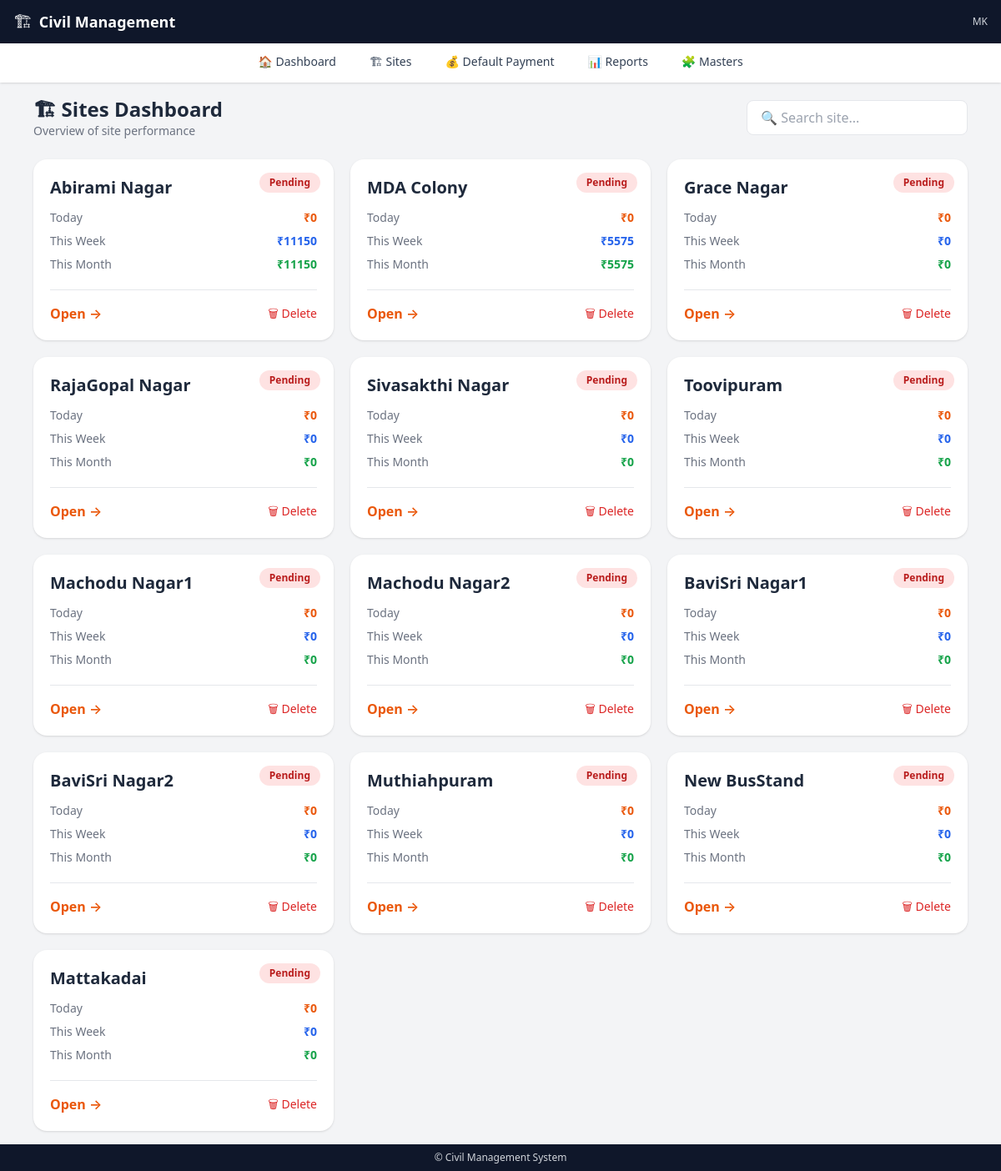
The page / on the database its author committed.
### civil_app/models.py (models this page shows, shortened)
class Site(models.Model):
    name = models.CharField(max_length=100)

### civil_app/views.py (the view)
# urls.py: path("", views.dashboard, name="dashboard"),
def dashboard(request):
    today = date.today()
    week_start = today - timedelta(days=today.weekday())
    sites = Site.objects.all()
    data = []
    for site in sites:
        civil_today = (
            CivilDailyWork.objects
            .filter(site=site, date=today)
            .aggregate(total=Sum("labour_amount") + Sum("material_amount"))
            ["total"] or 0
        )
        dept_today = (
            DepartmentWork.objects
            .filter(site=site, date=today)
            .aggregate(total=Sum("labour_amount") + Sum("material_amount"))
            ["total"] or 0
        )
        today_total = civil_today + dept_today
        civil_week = (
            CivilDailyWork.objects
            .filter(site=site, date__gte=week_start, date__lte=today)
            .aggregate(total=Sum("labour_amount") + Sum("material_amount"))
            ["total"] or 0
        )
        dept_week = (
            DepartmentWork.objects
            .filter(site=site, date__gte=week_start, date__lte=today)
            .aggregate(total=Sum("labour_amount") + Sum("material_amount"))
            ["total"] or 0
        )
        weekly_total = civil_week + dept_week
        civil_month = (
            CivilDailyWork.objects
            .filter(
                site=site,
                date__year=today.year,
                date__month=today.month
            )
            .aggregate(total=Sum("labour_amount") + Sum("material_amount"))
            ["total"] or 0
        )
        dept_month = (
            DepartmentWork.objects
            .filter(
                site=site,
                date__year=today.year,
                date__month=today.month
            )
            .aggregate(total=Sum("labour_amount") + Sum("material_amount"))
            ["total"] or 0
        )
        month_total = civil_month + dept_month
        status = "Done" if today_total > 0 else "Pending"
        data.append({
            "site": site,
            "today_total": today_total,
            "weekly_total": weekly_total,
            "month_total": month_total,
            "status": status,
        })
    return render(request, "dashboard.html", {
        "sites": data
    })

### civil_app/templates/dashboard.html (shortened to what this page needs)
{% extends 'base.html' %}
{% block content %}
<div class="flex flex-col sm:flex-row sm:items-center sm:justify-between mb-6">
  <div>
    <h2 class="text-2xl font-bold text-slate-800">🏗 Sites Dashboard</h2>
    <p class="text-sm text-gray-500">Overview of site performance</p>
  </div>
  <input
    id="siteSearch"
    placeholder="🔍 Search site..."
    class="border rounded-lg px-4 py-2 mt-3 sm:mt-0 focus:ring-2 focus:ring-orange-500"
    onkeyup="filterSites()">
</div>
<div id="siteGrid" class="grid grid-cols-1 sm:grid-cols-2 lg:grid-cols-3 gap-5">
{% for row in sites %}
<div class="site-card bg-white rounded-2xl shadow hover:shadow-xl transition p-5 relative"
     data-name="{{ row.site.name|lower }}">
  <span class="absolute top-4 right-4 text-xs font-semibold px-3 py-1 rounded-full
    {% if row.status == 'Done' %}
      bg-green-100 text-green-700
    {% else %}
      bg-red-100 text-red-700
    {% endif %}">
    {{ row.status }}
  </span>
  <h3 class="text-xl font-bold text-slate-800 mb-3">
    {{ row.site.name }}
  </h3>
  <div class="space-y-2 text-sm">
    <div class="flex justify-between">
      <span class="text-gray-500">Today</span>
      <span class="font-semibold text-orange-600">₹{{ row.today_total }}</span>
    </div>
    <div class="flex justify-between">
      <span class="text-gray-500">This Week</span>
      <span class="font-semibold text-blue-600">₹{{ row.weekly_total }}</span>
    </div>
    <div class="flex justify-between">
      <span class="text-gray-500">This Month</span>
      <span class="font-semibold text-green-600">₹{{ row.month_total }}</span>
    </div>
  </div>
  <div class="mt-5 flex justify-between items-center border-t pt-4">
    <a href="/site/{{ row.site.id }}/"
       class="text-orange-600 font-semibold hover:underline">
      Open →
    </a>
    <a href="/delete-site/{{ row.site.id }}/"
       onclick="return confirm('Delete this site?')"
       class="text-red-600 text-sm hover:underline">
      🗑 Delete
    </a>
  </div>
</div>
{% empty %}
<p class="col-span-full text-center text-gray-500">
  No sites available
</p>
{% endfor %}
</div>
{% endblock %}

### civil_app/templates/base.html (shortened to what this page needs)
<!DOCTYPE html>
<html lang="en">
<head>
  <script src="https://cdn.tailwindcss.com"></script>
</head>
<body class="bg-gray-100 min-h-screen flex flex-col">
  <header class="bg-slate-900 text-white px-4 py-3 flex items-center justify-between shadow">
    <div class="flex items-center gap-2">
      <span class="text-xl">🏗</span>
      <span class="font-bold text-lg">Civil Management</span>
    </div>
    <span class="text-xs text-gray-300">MK</span>
  </header>
  <nav class="bg-white shadow sticky top-0 z-20">
    <div class="max-w-6xl mx-auto px-2">
      <ul class="flex justify-between md:justify-center md:gap-6 text-sm font-medium">
        <li>
          <a href="/" class="nav-link">🏠 Dashboard</a>
        </li>
        <li>
          <a href="/sites/" class="nav-link">🏗 Sites</a>
        </li>
        <li>
          <a href="/default-payment/" class="nav-link">💰 Default Payment</a>
        </li>
        <li>
        <a href="{% url 'reports' %}" class="nav-link">📊 Reports</a>
        </li>
<li>        <a href="{% url 'masters' %}" class="nav-link">
  🧩 Masters
</a>
</li>
      </ul>
    </div>
  </nav>
  <main class="flex-1 max-w-6xl mx-auto w-full p-4">
    {% block content %}{% endblock %}
  </main>
  <footer class="bg-slate-900 text-gray-300 text-xs text-center py-2">
    © {{ now|date:"Y" }} Civil Management System
  </footer>
</body>
</html>

### civil_app/templates/base.html (style rules this page uses)
body { font-family: system-ui, -apple-system, BlinkMacSystemFont, "Segoe UI", sans-serif; }
.nav-link { display: inline-flex; align-items: center; padding: 0.75rem 0.5rem; border-bottom: 3px solid transparent; color: #334155; }

### rows shown on the page
Site: status "Pending", site.name "Abirami Nagar", today_total "0", weekly_total "11150", month_total "11150"
Site: status "Pending", site.name "MDA Colony", today_total "0", weekly_total "5575", month_total "5575"
Site: status "Pending", site.name "Grace Nagar", today_total "0", weekly_total "0", month_total "0"
Site: status "Pending", site.name "RajaGopal Nagar", today_total "0", weekly_total "0", month_total "0"
Site: status "Pending", site.name "Sivasakthi Nagar", today_total "0", weekly_total "0", month_total "0"
Site: status "Pending", site.name "Toovipuram", today_total "0", weekly_total "0", month_total "0"
Site: status "Pending", site.name "Machodu Nagar1", today_total "0", weekly_total "0", month_total "0"
Site: status "Pending", site.name "Machodu Nagar2", today_total "0", weekly_total "0", month_total "0"
Site: status "Pending", site.name "BaviSri Nagar1", today_total "0", weekly_total "0", month_total "0"
Site: status "Pending", site.name "BaviSri Nagar2", today_total "0", weekly_total "0", month_total "0"
Site: status "Pending", site.name "Muthiahpuram", today_total "0", weekly_total "0", month_total "0"
Site: status "Pending", site.name "New BusStand", today_total "0", weekly_total "0", month_total "0"
Site: status "Pending", site.name "Mattakadai", today_total "0", weekly_total "0", month_total "0"
